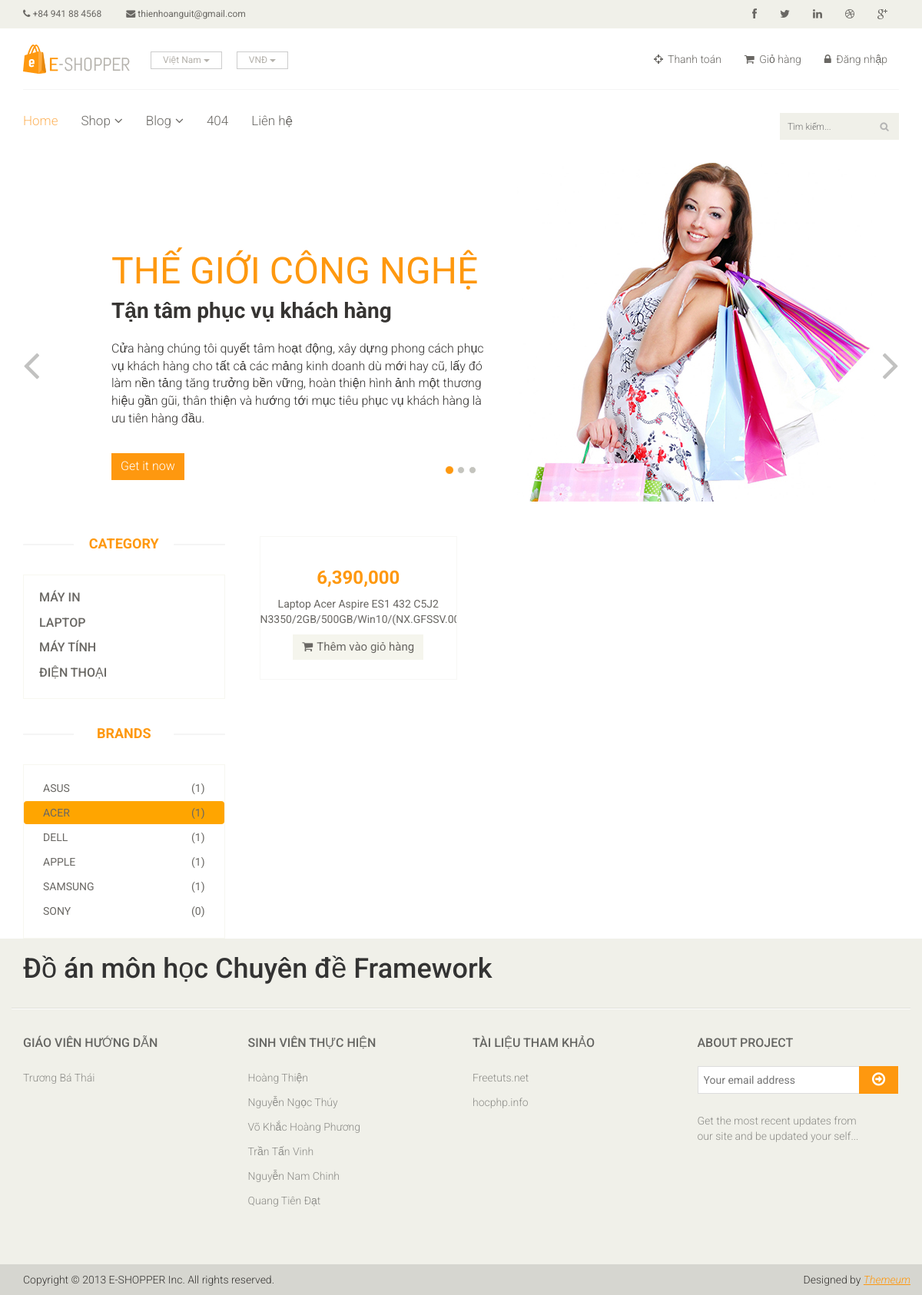
Screenshot of /home/brand/2 with the database file from the repository.
### tables this page shows
CREATE TABLE IF NOT EXISTS `category` (
  `id` int(11) NOT NULL,
  `name` varchar(255) NOT NULL
);

CREATE TABLE IF NOT EXISTS `brand` (
  `id` int(11) NOT NULL,
  `name` varchar(255) NOT NULL
);

CREATE TABLE IF NOT EXISTS `product` (
  `id` int(11) NOT NULL,
  `name` varchar(255) NOT NULL,
  `description` text NOT NULL,
  `price` double NOT NULL,
  `cat_id` int(10) NOT NULL,
  `brand_id` int(10) NOT NULL,
  `image` varchar(255) NOT NULL DEFAULT 'default.jpg',
  `inventory` int(11) NOT NULL,
  `sold` int(11) NOT NULL DEFAULT '0',
  `created` date NOT NULL
);

### application/controllers/home.php (called while the page is built, shortened)
<?php
	class Home extends CI_Controller
	{
		function __construct()
		{
			$this->load->model('category_model');
			$this->load->model('brand_model');
			$this->load->model('product_model');
			$this->load->database();
		}
		public function brand($brand_id = 0)
		{
			$data['base_url'] = base_url();
			if ($brand_id == 0) {
				redirect($data['base_url']);
			}
			else
			{
				$data['category'] = $this->category_model->get_list();
				$data['brand'] = $this->brand_model->get_list();
				$data['pro_count'] = $this->product_model->get_pro_count_by_brand();
				$data['active_brand'] = $brand_id;
				$input = array();
				$input['where'] = array('brand_id' => $brand_id);
				$data['product'] = $this->product_model->get_list($input);
			}
			$this->load->view('layouts/header_View',$data);
			$this->load->view('layouts/slider_View',$data);
			$this->load->view('layouts/left_siderbar_View',$data);
			$this->load->view('site/category_View',$data);
			$this->load->view('layouts/footer_View',$data);
		}
	}
 ?>

### index.php (called while the page is built, shortened)
<?php
require_once BASEPATH.'core/CodeIgniter.php';

### application/core/MY_model.php (called while the page is built, shortened)
<?php
	class MY_Model extends CI_Model
	{
		var $table;
		function get_list($input = array())
		{
			$query = $this->db->get($this->table);
			return $query->result();
		}
		function get_list_set_input($input)
		{
			if ((isset($input['where'])) && $input['where']) {
				$this->db->where($input['where']);
			}
			if (isset($input['order'][0]) && isset($input['order'][1]))
			{
				$this->db->order_by($input['order'][0], $input['order'][1]);
			}
			else
			{
				$this->db->order_by('id','ASC');
			}
		}
	}
 ?>

### application/models/product_model.php (called while the page is built, shortened)
<?php
	class Product_model extends MY_Model
	{
		function get_pro_count_by_brand()
		{
			$query = $this->db->query('SELECT brand_id, COUNT(*) as num FROM product GROUP BY brand_id');
			return $query->result_array();
		}
	}
 ?>

### application/views/layouts/left_siderbar_View.php (the view, shortened to what this page needs)
<section>
		<div class="container">
			<div class="row">
				<div class="col-sm-3">
					<div class="left-sidebar">
						<h2>Category</h2>
						<div class="panel-group category-products" id="accordian">
							<?php
                                                        if (!isset($active_cat)) {
                                                            $active_cat = -1;
                                                        }
							if (isset($category)):
								foreach ($category as $key => $value): ?>
							<div class="panel panel-default">
								<a href="<?php echo $base_url.'home/category/'.$value->id; ?>"><div class="panel-heading <?php echo ($value->id == $active_cat)?'selected':''; ?>">
									<h4 class="panel-title"><?php echo $value->name; ?></h4>
								</div></a>
							</div>
						<?php
							endforeach;
						endif; ?>
						</div>
						<div class="brands_products">
							<h2>Brands</h2>
							<div class="brands-name">
								<ul class="nav nav-pills nav-stacked">
								<?php
                                                                if (isset($brand)):
								foreach ($brand as $key => $value): ?>
                                                                    <li><a href="<?php echo $base_url.'home/brand/'.$value->id; ?>" <?php echo ($value->id == $active_brand)?'style="background-color: orange;"':''; ?>>  <span class="pull-right">(<?php
									if (isset($pro_count)) {
										$num = 0;
										foreach ($pro_count as $k => $v) {
											if ($v['brand_id'] == $value->id) {
												$num = $v['num'];
												break;
											}
										}
										echo $num;
									}
									?>)</span><?php echo $value->name; ?></a></li>
								<?php endforeach; endif; ?>
								</ul>
							</div>
						</div>
					</div>
				</div>

### application/views/site/category_View.php (shortened to what this page needs)
<div class="col-sm-9 padding-right">
    <div class="features_items">
        <?php foreach ($product as $key => $value): ?>
            <div class="col-sm-4">
                <div class="product-image-wrapper">
                    <div class="single-products">
                        <form action="<?php echo $base_url; ?>home/addtocart" method="POST">
                            <div class="productinfo text-center">
                                <h2><?php echo number_format($value->price, 0, '.', ','); ?></h2>
                                <p><?php echo $value->name; ?></p>
                                <button name="isOK" type="submit" class="btn btn-default add-to-cart"><i class="fa fa-shopping-cart"></i>Thêm vào giỏ hàng</button>
                            </div>
                            <div class="product-overlay">
                                <div class="overlay-content">
                                </div>
                            </div>
                        </form>
                    </div>
                </div>
            </div>
        <?php endforeach; ?>
    </div>
</div>
</section>

### public/css/main.css (style rules this page uses)
body { font-family: 'Roboto', sans-serif; background:; position: relative; font-weight:400px; }
ul li { list-style: none; }
a { -webkit-transition: 300ms; -moz-transition: 300ms; -o-transition: 300ms; transition: 300ms; }
h1, h2, h3, h4, h5, h6 { font-family: 'Roboto', sans-serif; }
.category-products { border: 1px solid #F7F7F0; margin-bottom: 35px; padding-bottom: 20px; padding-top: 15px; }
.left-sidebar h2, .brands_products h2 { color: #FE980F; font-family: 'Roboto', sans-serif; font-size: 18px; font-weight: 700; margin: 0 auto 30px; text-align: center; text-transform: uppercase; position: relative; z-index:3; }
.left-sidebar h2:after, h2.title:after { content: " "; position: absolute; border: 1px solid #f5f5f5; bottom:8px; left: 0; width: 100%; height: 0; z-index: -2; }
.left-sidebar h2:before { content: " "; position: absolute; background: #fff; bottom: -6px; width: 130px; height: 30px; z-index: -1; left: 50%; margin-left: -65px; }
.category-products .panel { background-color: #FFFFFF; border: 0px; border-radius: 0px; box-shadow:none; margin-bottom: 0px; }
.category-products .panel-default .panel-heading { background-color: #FFFFFF; border: 0 none; padding: 5px 20px; }
.category-products .panel-default a { color: #696763; font-family: 'Roboto', sans-serif; font-size: 14px; text-decoration: none; text-transform: uppercase; }
.brands-name { border: 1px solid #F7F7F0; padding-bottom: 20px; padding-top: 15px; }
.brands-name .nav-stacked li a { background-color: #FFFFFF; color: #696763; font-family: 'Roboto', sans-serif; font-size: 14px; padding: 5px 25px; text-decoration: none; text-transform: uppercase; }
.padding-right { padding-right: 0; }
.features_items { overflow:hidden; }
.product-image-wrapper { border:1px solid #F7F7F5; overflow: hidden; margin-bottom:30px; }
.single-products { position: relative; }
.productinfo h2 { color: #FE980F; font-family: 'Roboto', sans-serif; font-size: 24px; font-weight: 700; }
.productinfo p { font-family: 'Roboto', sans-serif; font-size: 14px; font-weight: 400; color: #696763; }
.productinfo { position:relative; }
.product-overlay { background:#FE980F; top: 0; display: none; height: 0; position: absolute; transition: height 500ms ease 0s; width: 100%; display: block; opacity:; }
.product-overlay .overlay-content { bottom: 0; position: absolute; bottom: 0; text-align: center; width: 100%; }
.add-to-cart { background:#F5F5ED; border: 0 none; border-radius: 0; color: #696763; font-family: 'Roboto', sans-serif; font-size: 15px; margin-bottom: 25px; }
.add-to-cart i { margin-right:5px; }

### rows the page displays
category: name "MÁY IN"
category: name "LAPTOP"
category: name "MÁY TÍNH"
category: name "ĐIỆN THOẠI"
brand: num "1", name "ASUS"
brand: num "1", name "ACER"
brand: num "1", name "DELL"
brand: num "1", name "APPLE"
brand: num "1", name "SAMSUNG"
brand: num "0", name "SONY"
product: price "6,390,000", name "Laptop Acer Aspire ES1 432 C5J2…"
